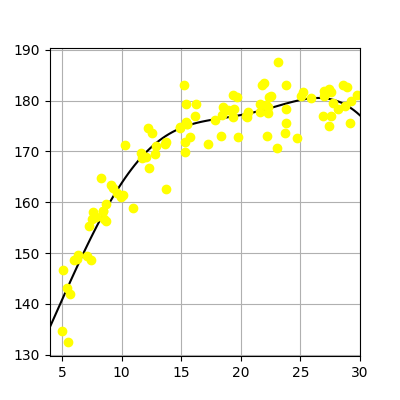

Here is the Python script that generated this plot:
import numpy as np
import matplotlib.pyplot as plt
from regression import regression as reg

# load data points with age on x axis, height on y axis
outfile = np.load('regression/data_2d.npz')
X = outfile['X']
X_min = outfile['X_min']
X_max = outfile['X_max']
X_n = outfile['X_n']
T = outfile['T']
    
def main():
    plt.figure(figsize=(4, 4))
    M = 4
    W = reg.fit_gauss_analytic_2d(X, T, M)
    
    # plot gauss model function
    xb = np.linspace(X_min, X_max, 100)
    y = reg.gauss_model(xb, W)
    plt.plot(xb, y, color = 'black')
    
    # plot datapoints
    plt.plot(X, T, marker = 'o', linestyle = 'None', color = 'yellow')
    plt.xlim(X_min, X_max)
    plt.grid(True)
    mse = reg.mse_gauss_2d(X, T, W)
    print('W =' + str(np.round(W, 1)))
    print("SD ={0:.2f} cm".format(np.sqrt(mse)))
    plt.show()
    
    
if __name__ == '__main__':
    main()
